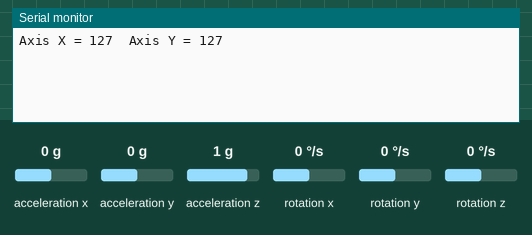
The sketch below on a simulated Arduino Uno, built with avr-gcc and run on an emulated ATmega328P. Shown: the last lines printed to the serial monitor. Inputs (shaded band) come from the test bench; at power-on: acceleration x 0 g, acceleration y 0 g, acceleration z 1 g, rotation x 0 °/s, rotation y 0 °/s, rotation z 0 °/s. No radio packets arrive unless stated.

Above: at 1.2 s.
1.3 s: acceleration x set to -0.8 g
At 3.0 s:
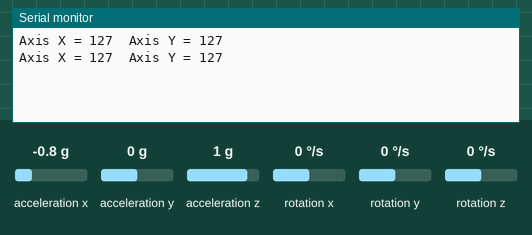
5.3 s: acceleration y set to -1.4 g
At 5.9 s:
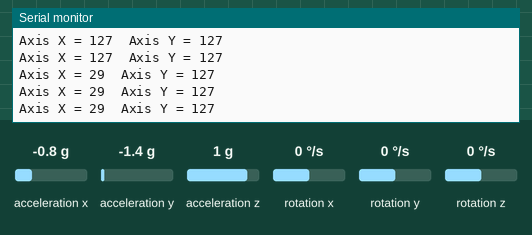
6.8 s: acceleration x set to -1.4 g
At 8.3 s:
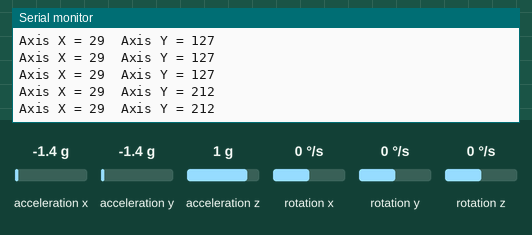
Timing chart, 0 to 9.8 s (numbered marks = the images above; inputs shaded):
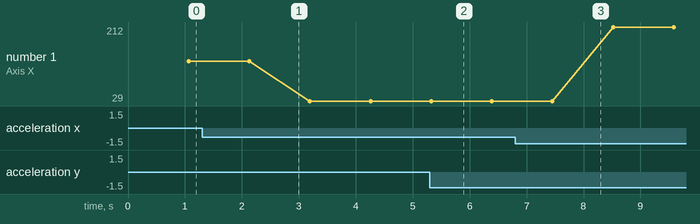

Measured:
- plotted number 1: 127 → 29 after the input at 1.3 s

The sketch:

Transmitter.ino
```cpp
#include <SPI.h>
#include <nRF24L01.h>
#include <RF24.h>
#include "Wire.h"
#include "I2Cdev.h"
#include "MPU6050.h"

#include <RH_ASK.h>
#include <SPI.h>

//Define variables for Gyroscope and Accelerometer data

MPU6050 mpu;
int16_t ax, ay, az;
int16_t gx, gy, gz;

const uint64_t pipeOut = 0xE8E8F0F0E1LL;

RF24 radio(7, 8); //  CN and CSN  pins of nrf

struct MyData {
  byte X;
  byte Y;
};

int my_array[2];

MyData data;

RH_ASK driver;

void setup()
{
  Serial.begin(9600);
  Wire.begin();
  mpu.initialize();
  if (!driver.init())
         Serial.println("init failed");
}

void loop()
{
  mpu.getMotion6(&ax, &ay, &az, &gx, &gy, &gz);

  data.X = map(ax, -17000, 17000, 0, 255 ); //Send X axis data
  data.Y = map(ay, -17000, 17000, 0, 255);  //Send Y axis data

  my_array[0] = data.X;
  my_array[1] = data.Y;

  // radio.write(&data, sizeof(MyData));
  driver.send((uint8_t *)my_array, sizeof(my_array));
  driver.waitPacketSent();
  delay(1000);

  Serial.print("Axis X = ");
  Serial.print(data.X);
  Serial.print("  ");
  Serial.print("Axis Y = ");
  Serial.println(data.Y);
}
```
